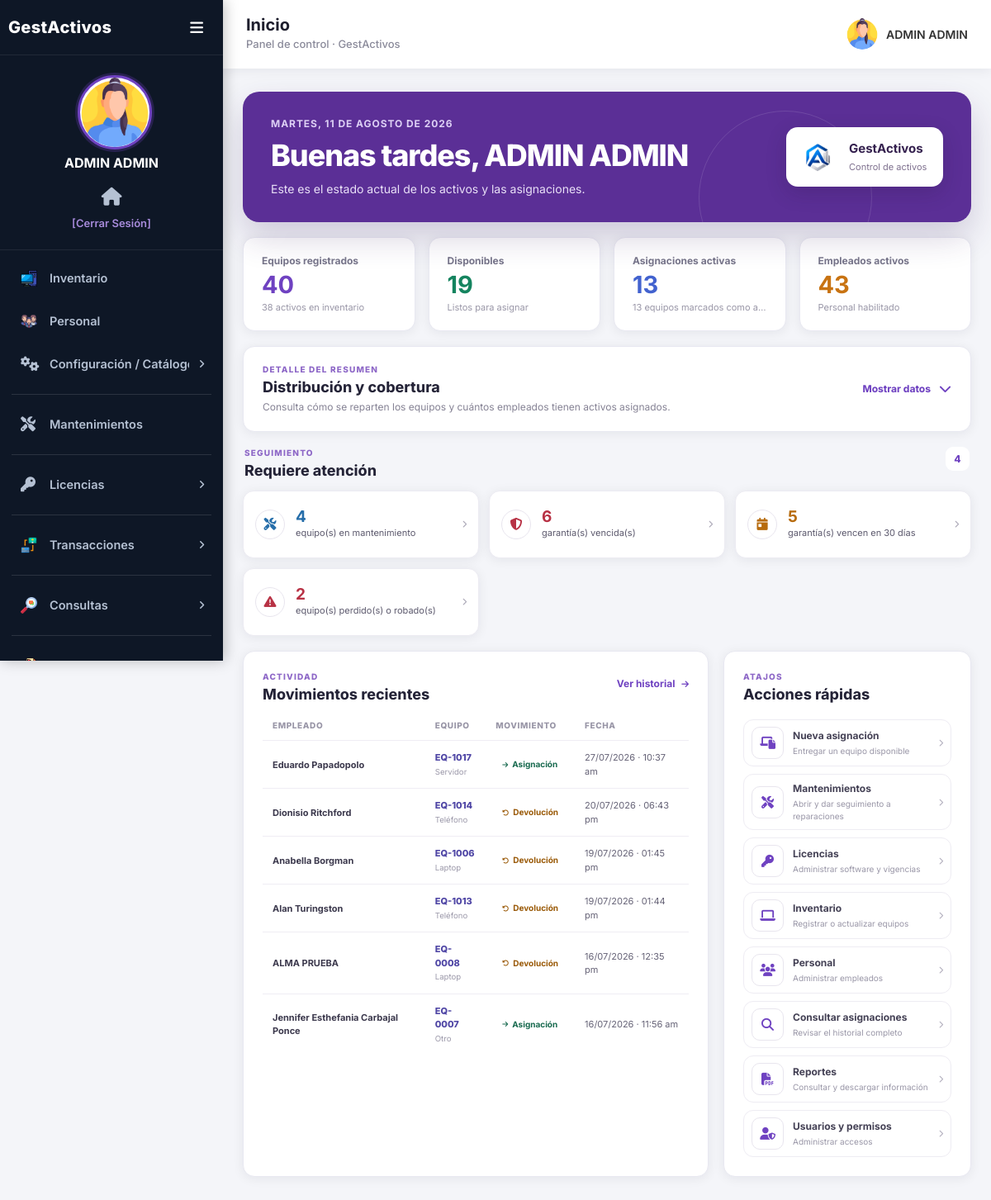
The page /index.php (signed in) on the database its author committed.
### tables this page shows
CREATE TABLE `asignacion` (
  `idasignacion` int(11) NOT NULL AUTO_INCREMENT,
  `idempleado` int(11) DEFAULT NULL,
  `idequipo` int(11) DEFAULT NULL,
  `activa` tinyint(1) NOT NULL DEFAULT 1,
  `fecha_asignacion` datetime DEFAULT current_timestamp(),
  `condicion_entrega` varchar(30) NOT NULL DEFAULT 'Bueno',
  `entrega_cargador` tinyint(1) NOT NULL DEFAULT 0,
  `entrega_maletin` tinyint(1) NOT NULL DEFAULT 0,
  `entrega_otros` varchar(255) DEFAULT NULL,
  `observaciones_entrega` varchar(500) DEFAULT NULL,
  `requiere_firma_entrega` tinyint(1) NOT NULL DEFAULT 1,
  `fecha_devolucion` datetime DEFAULT NULL,
  `condicion_devolucion` varchar(30) DEFAULT NULL,
  `devolucion_cargador` tinyint(1) DEFAULT NULL,
  `devolucion_maletin` tinyint(1) DEFAULT NULL,
  `devolucion_otros` varchar(255) DEFAULT NULL,
  `observaciones_devolucion` varchar(500) DEFAULT NULL,
  `estado_equipo_devolucion` tinyint(3) unsigned DEFAULT NULL,
  `firma` varchar(255) DEFAULT NULL,
  `firma_fecha` datetime DEFAULT NULL,
  `firma_devolucion` varchar(255) DEFAULT NULL,
  `firma_devolucion_fecha` datetime DEFAULT NULL,
  `idusuario_devolucion` int(11) DEFAULT NULL,
  PRIMARY KEY (`idasignacion`),
  KEY `idequipo_idx` (`idequipo`),
  KEY `idempleado_idx` (`idempleado`),
  KEY `idx_asignacion_equipo_activa` (`idequipo`,`activa`),
  KEY `idx_asignacion_empleado_activa` (`idempleado`,`activa`),
  KEY `idx_asignacion_usuario_devolucion` (`idusuario_devolucion`),
  CONSTRAINT `asignacion_ibfk_1` FOREIGN KEY (`idequipo`) REFERENCES `equipo` (`idequipo`),
  CONSTRAINT `fk_asignacion_usuario_devolucion` FOREIGN KEY (`idusuario_devolucion`) REFERENCES `usuarios` (`idusuario`) ON DELETE SET NULL ON UPDATE CASCADE,
  CONSTRAINT `idempleado` FOREIGN KEY (`idempleado`) REFERENCES `empleados` (`idempleado`)
);

CREATE TABLE `empleados` (
  `idempleado` int(11) NOT NULL AUTO_INCREMENT,
  `nombre` varchar(50) NOT NULL,
  `apellidos` varchar(50) NOT NULL,
  `edad` int(11) NOT NULL,
  `telefono` int(11) DEFAULT NULL,
  `direccion` varchar(100) DEFAULT NULL,
  `imagen` varchar(500) NOT NULL,
  `idcargo` int(11) NOT NULL,
  `idarea` int(11) NOT NULL,
  `idsexo` int(11) DEFAULT NULL,
  `activo` tinyint(1) NOT NULL DEFAULT 1,
  `correo` varchar(150) DEFAULT NULL,
  PRIMARY KEY (`idempleado`),
  KEY `idcargo_idx` (`idcargo`),
  KEY `idarea_idx` (`idarea`),
  KEY `empleados_FK_2` (`idsexo`),
  CONSTRAINT `empleados_FK` FOREIGN KEY (`idcargo`) REFERENCES `cargos` (`idcargo`),
  CONSTRAINT `empleados_FK_1` FOREIGN KEY (`idarea`) REFERENCES `areas` (`idarea`),
  CONSTRAINT `empleados_FK_2` FOREIGN KEY (`idsexo`) REFERENCES `sexo` (`idsexo`)
);

CREATE TABLE `equipo` (
  `idequipo` int(11) NOT NULL AUTO_INCREMENT,
  `idmarca_equipo` int(11) NOT NULL,
  `idmodelo_equipo` int(11) NOT NULL,
  `idproveedor` int(11) DEFAULT NULL,
  `imagen` varchar(500) NOT NULL,
  `activo` tinyint(1) NOT NULL DEFAULT 1,
  `fecha_compra` date DEFAULT NULL,
  `costo` decimal(12,2) DEFAULT NULL,
  `factura` varchar(100) DEFAULT NULL,
  `vencimiento_garantia` date DEFAULT NULL,
  `estado_equipo` tinyint(3) unsigned NOT NULL DEFAULT 1,
  `numero_serie` varchar(100) DEFAULT NULL,
  `codigo_activo` varchar(20) DEFAULT NULL,
  `tipo_equipo` varchar(50) NOT NULL DEFAULT 'Otro',
  PRIMARY KEY (`idequipo`),
  UNIQUE KEY `uq_equipo_codigo_activo` (`codigo_activo`),
  UNIQUE KEY `uq_equipo_numero_serie` (`numero_serie`),
  KEY `idmarca_equipo` (`idmarca_equipo`),
  KEY `idmodelo_equipo` (`idmodelo_equipo`),
  KEY `idx_equipo_proveedor` (`idproveedor`),
  CONSTRAINT `equipo_ibfk_1` FOREIGN KEY (`idmodelo_equipo`) REFERENCES `modelo` (`idmodelo`),
  CONSTRAINT `equipo_ibfk_2` FOREIGN KEY (`idmarca_equipo`) REFERENCES `marca` (`idmarca`),
  CONSTRAINT `fk_equipo_proveedor` FOREIGN KEY (`idproveedor`) REFERENCES `proveedores` (`idproveedor`) ON DELETE SET NULL ON UPDATE CASCADE
);

### index.php (the view, shortened to what the rows shown need)
<?php
$db = Database::getInstance();
$estadoDisponible = EquipoEstado::DISPONIBLE;
$estadoAsignado = EquipoEstado::ASIGNADO;
$estadoMantenimiento = EquipoEstado::MANTENIMIENTO;
$estadoPerdido = EquipoEstado::PERDIDO_ROBADO;
$estadoBaja = EquipoEstado::BAJA;
$resumen = $db->fila(
    "SELECT COUNT(*) total, COALESCE(SUM(activo=1),0) activos,
     COALESCE(SUM(activo=1 AND estado_equipo={$estadoDisponible}),0) disponibles,
     COALESCE(SUM(activo=1 AND estado_equipo={$estadoAsignado}),0) asignados,
     COALESCE(SUM(activo=1 AND estado_equipo={$estadoMantenimiento}),0) mantenimiento,
     COALESCE(SUM(activo=1 AND estado_equipo={$estadoPerdido}),0) perdidos,
     COALESCE(SUM(estado_equipo={$estadoBaja}),0) bajas FROM equipo"
) ?? [];
$metricas = [
    'equipos' => (int)($resumen['total'] ?? 0),
    'disponibles' => (int)($resumen['disponibles'] ?? 0),
    'asignados' => (int)($resumen['asignados'] ?? 0),
    'mantenimiento' => (int)($resumen['mantenimiento'] ?? 0),
    'perdidos' => (int)($resumen['perdidos'] ?? 0),
    'bajas' => (int)($resumen['bajas'] ?? 0),
    'empleados' => $db->contar("SELECT COUNT(*) FROM empleados WHERE activo=1"),
    'asignaciones' => $db->contar("SELECT COUNT(*) FROM asignacion WHERE activa=1"),
    'firmas' => $db->contar("SELECT COUNT(*) FROM asignacion WHERE activa=1 AND requiere_firma_entrega=1 AND (firma IS NULL OR firma='')"),
    'garantias_vencidas' => $db->contar("SELECT COUNT(*) FROM equipo WHERE activo=1 AND vencimiento_garantia IS NOT NULL AND vencimiento_garantia<CURDATE()"),
    'garantias_proximas' => $db->contar("SELECT COUNT(*) FROM equipo WHERE activo=1 AND vencimiento_garantia BETWEEN CURDATE() AND DATE_ADD(CURDATE(),INTERVAL 30 DAY)"),
];
$movimientos = $db->consulta(
    "SELECT a.idasignacion,a.fecha_asignacion,a.fecha_devolucion,
     e.nombre,e.apellidos,q.idequipo,q.codigo_activo,q.tipo_equipo
     FROM asignacion a
     LEFT JOIN empleados e ON e.idempleado=a.idempleado
     LEFT JOIN equipo q ON q.idequipo=a.idequipo
     ORDER BY COALESCE(a.fecha_devolucion,a.fecha_asignacion) DESC,a.idasignacion DESC LIMIT 6"
);
$permisos = [
    'maestros' => ($_SESSION['maestros'] ?? '0') == '1',
    'transacciones' => ($_SESSION['transacciones'] ?? '0') == '1',
    'mantenimientos' => ($_SESSION['mantenimientos'] ?? '0') == '1',
    'licencias' => ($_SESSION['licencias'] ?? '0') == '1',
    'consultas' => ($_SESSION['consultas'] ?? '0') == '1',
    'reportes' => ($_SESSION['reportes'] ?? '0') == '1',
    'seguridad' => ($_SESSION['seguridad'] ?? '0') == '1',
];
$urlEquipos = $permisos['maestros'] ? 'equipos.php' : ($permisos['consultas'] ? 'consultas/equipos.php' : null);
$urlMantenimientos = $permisos['mantenimientos'] ? 'mantenimientos.php' : ($permisos['consultas'] ? 'consultas/mantenimientos.php' : $urlEquipos);
$urlConFiltros = static function (?string $url, array $filtros): ?string {
    return $url === null
        ? null
        : $url . '?' . http_build_query($filtros, '', '&', PHP_QUERY_RFC3986);
};
$alertas = [];
if ($metricas['mantenimiento']) $alertas[] = ['info','fa-screwdriver-wrench',$metricas['mantenimiento'],'equipo(s) en mantenimiento',$urlMantenimientos];
if ($metricas['garantias_vencidas']) $alertas[] = ['danger','fa-shield-halved',$metricas['garantias_vencidas'],'garantía(s) vencida(s)',$urlConFiltros($urlEquipos, ['garantia' => 'vencida', 'activo' => '1'])];
if ($metricas['garantias_proximas']) $alertas[] = ['warning','fa-calendar-day',$metricas['garantias_proximas'],'garantía(s) vencen en 30 días',$urlConFiltros($urlEquipos, ['garantia' => 'vence_30', 'activo' => '1'])];
if ($metricas['perdidos']) $alertas[] = ['danger','fa-triangle-exclamation',$metricas['perdidos'],'equipo(s) perdido(s) o robado(s)',$urlConFiltros($urlEquipos, ['estado_equipo' => (string)EquipoEstado::PERDIDO_ROBADO, 'activo' => '1'])];
$hora = (int)date('G');
$saludo = $hora < 12 ? 'Buenos días' : ($hora < 18 ? 'Buenas tardes' : 'Buenas noches');
?>
<main class="dashboard-shell">
  <section class="dashboard-welcome">
    <div class="dashboard-welcome-copy">
      <h1><?= $saludo ?>, <?= htmlspecialchars(Auth::get('nombre')) ?></h1>
    </div>
  </section>
  <details class="dashboard-breakdown">
    <summary>
      <div>
        <h2>Distribución y cobertura</h2>
      </div>
    </summary>
  </details>
  <div class="dashboard-main-grid dashboard-main-grid-single">
    <section class="dashboard-panel attention-panel">
      <div class="dashboard-panel-header"><div><span class="panel-kicker">Seguimiento</span><h2>Requiere atención</h2></div><span class="attention-count"><?= count($alertas) ?></span></div>
    </section>
  </div>
  <div class="dashboard-lower-grid">
    <section class="dashboard-panel">
      <div class="dashboard-panel-header">
        <div><span class="panel-kicker">Actividad</span><h2>Movimientos recientes</h2></div>
      </div>
      <?php if ($movimientos): ?>
      <div class="dashboard-table-wrap"><table class="dashboard-table">
        <thead><tr><th>Empleado</th><th>Equipo</th><th>Movimiento</th><th>Fecha</th></tr></thead>
        <tbody>
        <?php foreach ($movimientos as $m):
          $devuelto = !empty($m['fecha_devolucion']);
          $fecha = $devuelto ? $m['fecha_devolucion'] : $m['fecha_asignacion'];
          $empleado = trim(($m['nombre'] ?? '').' '.($m['apellidos'] ?? '')) ?: 'Empleado no disponible';
          $codigo = $m['codigo_activo'] ?: 'Equipo #'.($m['idequipo'] ?? $m['idasignacion']);
        ?>
        <tr>
          <td><strong><?= htmlspecialchars($empleado) ?></strong></td>
          <td><span class="asset-code"><?= htmlspecialchars($codigo) ?></span><small><?= htmlspecialchars($m['tipo_equipo'] ?: 'Equipo') ?></small></td>
          <td><span class="movement-badge <?= $devuelto ? 'movement-returned' : 'movement-active' ?>"><i class="fa-solid <?= $devuelto ? 'fa-rotate-left' : 'fa-arrow-right' ?>"></i><?= $devuelto ? 'Devolución' : 'Asignación' ?></span></td>
          <td><?= $fecha ? date('d/m/Y · h:i a',strtotime($fecha)) : 'Sin fecha' ?></td>
        </tr>
        <?php endforeach; ?>
        </tbody>
      </table></div>
      <?php else: ?>
      <div class="dashboard-empty"><i class="fa-solid fa-inbox"></i><strong>Sin movimientos</strong><span>Las asignaciones aparecerán aquí.</span></div>
      <?php endif; ?>
    </section>
    <aside class="dashboard-panel">
      <div class="dashboard-panel-header"><div><span class="panel-kicker">Atajos</span><h2>Acciones rápidas</h2></div></div>
    </aside>
  </div>
</main>
<?php require BASE_PATH . '/app/views/layouts/footer.php'; ?>

### rows shown on the page
asignacion: idempleado.apellidos "Eduardo Papadopolo", idequipo.codigo_activo "EQ-1017", idequipo.tipo_equipo "Servidor", shows "Asignación", date('d/m/Y · h:i a',strtotime($fecha)) "27/07/2026 · 10:37 am"
asignacion: idempleado.apellidos "Dionisio Ritchford", idequipo.codigo_activo "EQ-1014", idequipo.tipo_equipo "Teléfono", shows "Devolución", fecha_devolucion "20/07/2026 · 06:43 pm"
asignacion: idempleado.apellidos "Anabella Borgman", idequipo.codigo_activo "EQ-1006", idequipo.tipo_equipo "Laptop", shows "Devolución", fecha_devolucion "19/07/2026 · 01:45 pm"
asignacion: idempleado.apellidos "Alan Turingston", idequipo.codigo_activo "EQ-1013", idequipo.tipo_equipo "Teléfono", shows "Devolución", fecha_devolucion "19/07/2026 · 01:44 pm"
asignacion: idempleado.apellidos "ALMA PRUEBA", idequipo.codigo_activo "EQ-0008", idequipo.tipo_equipo "Laptop", shows "Devolución", fecha_devolucion "16/07/2026 · 12:35 pm"
asignacion: idempleado.apellidos "Jennifer Esthefania Carbajal Ponce", idequipo.codigo_activo "EQ-0007", idequipo.tipo_equipo "Otro", shows "Asignación", date('d/m/Y · h:i a',strtotime($fecha)) "16/07/2026 · 11:56 am"

### other values the page prints
APP_NAME "GestActivos"
$nomApe "ADMIN ADMIN"
$pageTitle "Inicio"
Auth::get('nombre') "ADMIN ADMIN"
$metricas['equipos'] "40"
$resumen['activos'] "38"
$metricas['disponibles'] "19"
$metricas['asignaciones'] "13"
$metricas['asignados'] "13"
$metricas['empleados'] "43"
count($alertas) "4"
$cantidad "4"
$texto "equipo(s) en mantenimiento"
$cantidad "6"
$texto "garantía(s) vencida(s)"
